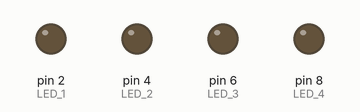
Simulated run of this sketch. Board: Arduino Uno, built with avr-gcc and run on an emulated ATmega328P. On the bench: output pins drawn as LEDs (lit = HIGH).

Above: at 0.5 s.
At 2.5 s:
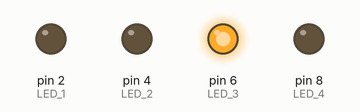
At 4.5 s:
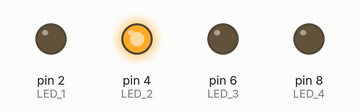
At 9.5 s:
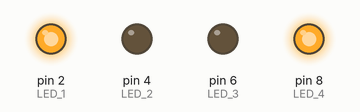
At 14.5 s:
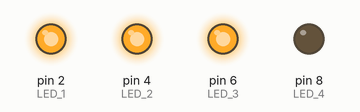
At 19.5 s:
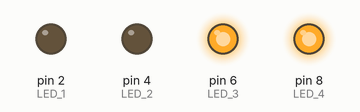
Timing chart, 0 to 20.8 s (numbered marks = the images above):
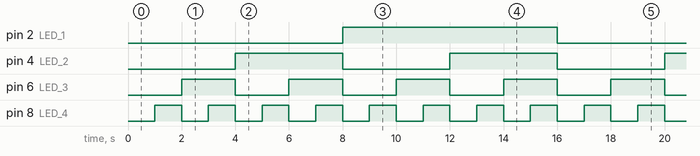

The sketch:

05_Digital_Counter.ino
```cpp
// DIGITAL BINARY COUNTER
// COUNT FROM 0 to 15
// 4 LEDS --> 4 PINS & 4 RESISTORS
// COUNT FROM 0 TO 15 IN BINARY

int LED_1 = 2;
int LED_2 = 4;
int LED_3 = 6;
int LED_4 = 8;
int long_delay = 1000;

void setup() {
  // put your setup code here, to run once:
  pinMode(LED_1, OUTPUT);
  pinMode(LED_2, OUTPUT);
  pinMode(LED_3, OUTPUT);
  pinMode(LED_4, OUTPUT);
}

void loop() {
  // put your main code here, to run repeatedly:
  digitalWrite(LED_1, LOW);
  digitalWrite(LED_2, LOW);
  digitalWrite(LED_3, LOW);
  digitalWrite(LED_4, LOW);
  delay(long_delay);

  digitalWrite(LED_1, LOW);
  digitalWrite(LED_2, LOW);
  digitalWrite(LED_3, LOW);
  digitalWrite(LED_4, HIGH);
  delay(long_delay);

  digitalWrite(LED_1, LOW);
  digitalWrite(LED_2, LOW);
  digitalWrite(LED_3, HIGH);
  digitalWrite(LED_4, LOW);
  delay(long_delay);

  digitalWrite(LED_1, LOW);
  digitalWrite(LED_2, LOW);
  digitalWrite(LED_3, HIGH);
  digitalWrite(LED_4, HIGH);
  delay(long_delay);

  digitalWrite(LED_1, LOW);
  digitalWrite(LED_2, HIGH);
  digitalWrite(LED_3, LOW);
  digitalWrite(LED_4, LOW);
  delay(long_delay);

  digitalWrite(LED_1, LOW);
  digitalWrite(LED_2, HIGH);
  digitalWrite(LED_3, LOW);
  digitalWrite(LED_4, HIGH);
  delay(long_delay);

  digitalWrite(LED_1, LOW);
  digitalWrite(LED_2, HIGH);
  digitalWrite(LED_3, HIGH);
  digitalWrite(LED_4, LOW);
  delay(long_delay);

  digitalWrite(LED_1, LOW);
  digitalWrite(LED_2, HIGH);
  digitalWrite(LED_3, HIGH);
  digitalWrite(LED_4, HIGH);
  delay(long_delay);

  digitalWrite(LED_1, HIGH);
  digitalWrite(LED_2, LOW);
  digitalWrite(LED_3, LOW);
  digitalWrite(LED_4, LOW);
  delay(long_delay);

  digitalWrite(LED_1, HIGH);
  digitalWrite(LED_2, LOW);
  digitalWrite(LED_3, LOW);
  digitalWrite(LED_4, HIGH);
  delay(long_delay);

  digitalWrite(LED_1, HIGH);
  digitalWrite(LED_2, LOW);
  digitalWrite(LED_3, HIGH);
  digitalWrite(LED_4, LOW);
  delay(long_delay);

  digitalWrite(LED_1, HIGH);
  digitalWrite(LED_2, LOW);
  digitalWrite(LED_3, HIGH);
  digitalWrite(LED_4, HIGH);
  delay(long_delay);

  digitalWrite(LED_1, HIGH);
  digitalWrite(LED_2, HIGH);
  digitalWrite(LED_3, LOW);
  digitalWrite(LED_4, LOW);
  delay(long_delay);

  digitalWrite(LED_1, HIGH);
  digitalWrite(LED_2, HIGH);
  digitalWrite(LED_3, LOW);
  digitalWrite(LED_4, HIGH);
  delay(long_delay);

  digitalWrite(LED_1, HIGH);
  digitalWrite(LED_2, HIGH);
  digitalWrite(LED_3, HIGH);
  digitalWrite(LED_4, LOW);
  delay(long_delay);

  digitalWrite(LED_1, HIGH);
  digitalWrite(LED_2, HIGH);
  digitalWrite(LED_3, HIGH);
  digitalWrite(LED_4, HIGH);
  delay(long_delay);
}
```

Measured:
- by itself, pin 2 (LED_1): alternates HIGH for 8.0 s and LOW for 8.0 s
- by itself, pin 4 (LED_2): alternates HIGH for 4.0 s and LOW for 4.0 s
- by itself, pin 6 (LED_3): alternates HIGH for 2.0 s and LOW for 2.0 s
- by itself, pin 8 (LED_4): alternates HIGH for 1.0 s and LOW for 1.0 s
